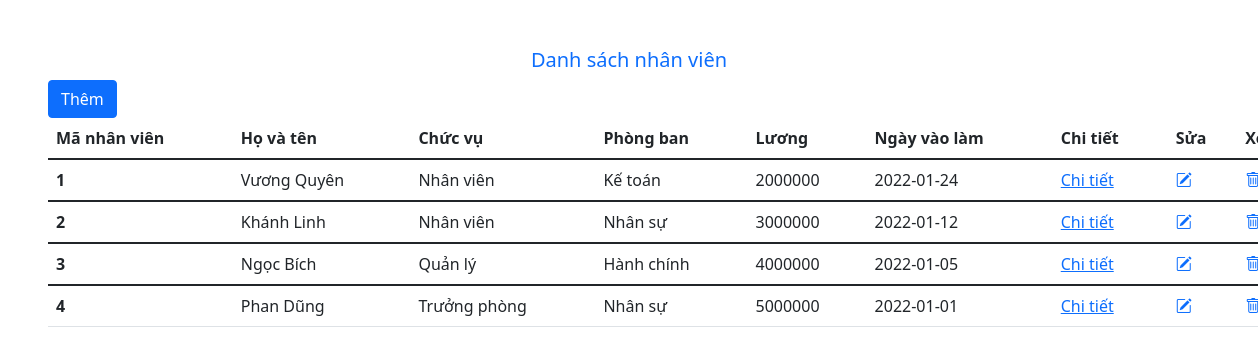
The page / on the database its author committed.
### tables this page shows
CREATE TABLE `nhanvien` (
  `maNV` int(10) UNSIGNED NOT NULL,
  `hovaten` varchar(50) NOT NULL,
  `chucvu` varchar(50) NOT NULL,
  `phongban` varchar(100) NOT NULL,
  `luong` int(10) NOT NULL,
  `ngayvaolam` date NOT NULL
);

### src/controller/EmployeeController.php (called while the page is built, shortened)
<?php
    require_once 'model/EmployeeModel.php';
    class EmployeeController{
        function index(){
            $employeeModel = new EmployeeModel();
            $employees = $employeeModel->getAllEmployees();
            require_once 'view/employee/index.php';
        }
    }
?>

### src/index.php (called while the page is built, shortened)
<?php
    $action = isset($_GET['action']) ? $_GET['action'] : 'index';
    $object = new $classController();
    $object->$action();
?>

### src/model/EmployeeModel.php (called while the page is built, shortened)
<?php
    class EmployeeModel{
        public function getAllEmployees(){
            $conn = $this->connectDb();
            $sql = "SELECT * FROM nhanvien";
            $result = mysqli_query($conn,$sql);
            $arr_employees = [];
            if(mysqli_num_rows($result) > 0){
                $arr_employees = mysqli_fetch_all($result, MYSQLI_ASSOC);
            }
            return $arr_employees;
        }
        public function connectDb() {
            $connection = mysqli_connect(DB_HOST, DB_USERNAME, DB_PASSWORD, DB_NAME);
            return $connection;
        }
    }
?>

### src/view/employee/index.php (the view, shortened to what this page needs)
<!DOCTYPE html>
<html lang="en">
<head>
    <link rel="stylesheet" href="https://cdn.jsdelivr.net/npm/bootstrap-icons@1.7.2/font/bootstrap-icons.css">
    <link href="https://cdn.jsdelivr.net/npm/bootstrap@5.1.3/dist/css/bootstrap.min.css" rel="stylesheet"
>
</head>
<body>
    <main>
    <h5 class="text-center text-primary mt-5" >Danh sách nhân viên</h5>
    <div>
        <a href="index.php?controller=employee&action=showAdd" class="btn btn-primary ms-5">Thêm</a>
    </div>
    <table class="table ms-5">
        <thead>
                    <tr>
                    <th scope="col">Mã nhân viên</th>
                    <th scope="col">Họ và tên</th>
                    <th scope="col">Chức vụ</th>
                    <th scope="col">Phòng ban</th>
                    <th scope="col">Lương</th>
                    <th scope="col">Ngày vào làm</th>
                    <th scope="col">Chi tiết</th>
                    <th scope="col">Sửa</th>
                    <th scope="col">Xóa</th>
                    </tr>
                </thead>
    <?php
        foreach($employees as $employee){
            ?>
                <tbody>
                <tr>
                    <th scope="row"><?php echo $employee['maNV']; ?></th>
                    <td><?php echo $employee['hovaten']; ?></td>
                    <td><?php echo $employee['chucvu']; ?></td>
                    <td><?php echo $employee['phongban']; ?></td>
                    <td><?php echo $employee['luong']; ?></td>
                    <td><?php echo $employee['ngayvaolam']; ?></td>
                    <?php
                    $urlDetail =
                        "index.php?controller=employee&action=detail&id=" . $employee['maNV'];
                    $urlEdit =
                        "index.php?controller=employee&action=showEdit&id=" . $employee['maNV'];
                    $urlDelete =
                        "index.php?controller=employee&action=delete&id=" . $employee['maNV'];
                    ?>
                    <td><a href="<?php echo $urlDetail?>">Chi tiết</a> &nbsp;</td>
                    <td><a href="<?php echo $urlEdit?>"><i class="bi bi-pencil-square"></i></a> &nbsp;</td>
                    <td><a onclick="return confirm('Bạn chắc chắn muốn xóa?')"
                       href="<?php echo $urlDelete?>">
                       <i class="bi bi-trash"></i>
                    </a></td>
                </tr>
                </tbody>
    <?php
        }
    ?>
     </table>
    </main>
</body>
</html>

### rows shown on the page
nhanvien: maNV "1", hovaten "Vương Quyên", chucvu "Nhân viên", phongban "Kế toán", luong "2000000", ngayvaolam "2022-01-24"
nhanvien: maNV "2", hovaten "Khánh Linh", chucvu "Nhân viên", phongban "Nhân sự", luong "3000000", ngayvaolam "2022-01-12"
nhanvien: maNV "3", hovaten "Ngọc Bích", chucvu "Quản lý", phongban "Hành chính", luong "4000000", ngayvaolam "2022-01-05"
nhanvien: maNV "4", hovaten "Phan Dũng", chucvu "Trưởng phòng", phongban "Nhân sự", luong "5000000", ngayvaolam "2022-01-01"
